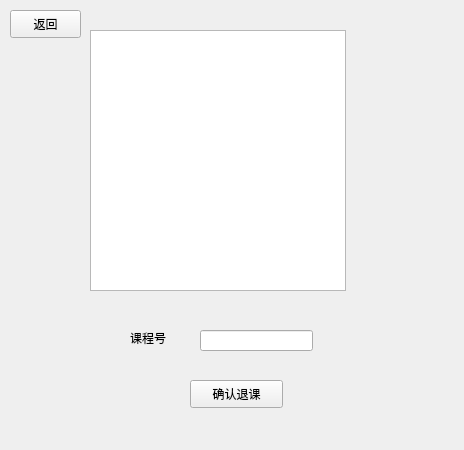
<?xml version="1.0" encoding="UTF-8"?>
<ui version="4.0">
 <class>stu_del</class>
 <widget class="QWidget" name="stu_del">
  <property name="geometry">
   <rect>
    <x>0</x>
    <y>0</y>
    <width>464</width>
    <height>450</height>
   </rect>
  </property>
  <property name="windowTitle">
   <string>Form</string>
  </property>
  <widget class="QLabel" name="label">
   <property name="geometry">
    <rect>
     <x>130</x>
     <y>330</y>
     <width>72</width>
     <height>15</height>
    </rect>
   </property>
   <property name="text">
    <string>课程号</string>
   </property>
  </widget>
  <widget class="QTextBrowser" name="textBrowser">
   <property name="geometry">
    <rect>
     <x>90</x>
     <y>30</y>
     <width>256</width>
     <height>261</height>
    </rect>
   </property>
  </widget>
  <widget class="QLineEdit" name="lineEdit">
   <property name="geometry">
    <rect>
     <x>200</x>
     <y>330</y>
     <width>113</width>
     <height>21</height>
    </rect>
   </property>
  </widget>
  <widget class="QPushButton" name="pushButton_2">
   <property name="geometry">
    <rect>
     <x>190</x>
     <y>380</y>
     <width>93</width>
     <height>28</height>
    </rect>
   </property>
   <property name="text">
    <string>确认退课</string>
   </property>
  </widget>
  <widget class="QPushButton" name="pushButton">
   <property name="geometry">
    <rect>
     <x>10</x>
     <y>10</y>
     <width>71</width>
     <height>28</height>
    </rect>
   </property>
   <property name="text">
    <string>返回</string>
   </property>
  </widget>
 </widget>
 <resources/>
 <connections/>
</ui>
